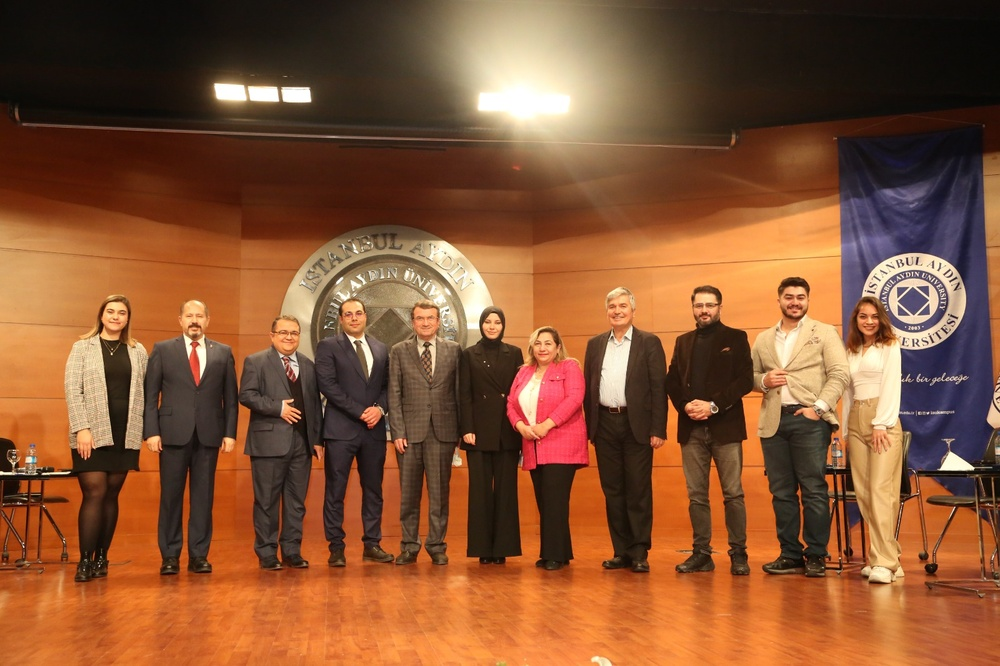
#> input picture gig-ekonomisi.jpeg, 1000 x 666 px, shrunk from 1600 x 1066 before the run
$ python main.py
#> lines starting #> are read from the running program, lines starting #| are printed output that depends on the picture

import cv2
# import sys

# Get user supplied values
imagePath = "gig-ekonomisi.jpeg"
cascPath = "haarcascade_frontalface_default.xml"

# Create the haar cascade
faceCascade = cv2.CascadeClassifier(cascPath)

# Read the image
image = cv2.imread(imagePath)
#> image is the input picture: shape (666, 1000, 3); mean B, G, R 52.3, 83.7, 132.8
gray = cv2.cvtColor(image, cv2.COLOR_BGR2GRAY)
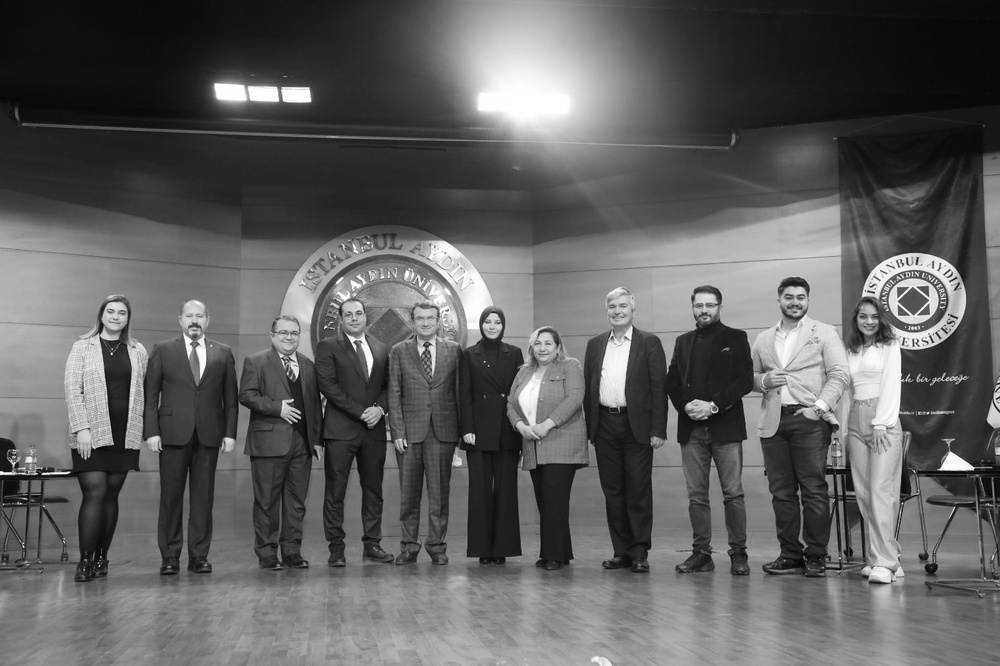
#> gray: shape (666, 1000); min 4, max 255, mean 94.8

# Detect faces in the image
faces = faceCascade.detectMultiScale(
    gray,
    scaleFactor=2.1,
    minNeighbors=5,
    minSize=(30, 30),
    flags=cv2.CASCADE_SCALE_IMAGE
)
#> faces = ()

print("Found {0} faces!".format(len(faces)))
#| Found 0 faces!

# Draw a rectangle around the faces
for (x, y, w, h) in faces:
    cv2.rectangle(image, (x, y), (x+w, y+h), (0, 255, 0), 2)
#> this loop made 0 passes

cv2.imshow("Faces found", image)
cv2.waitKey(0)
